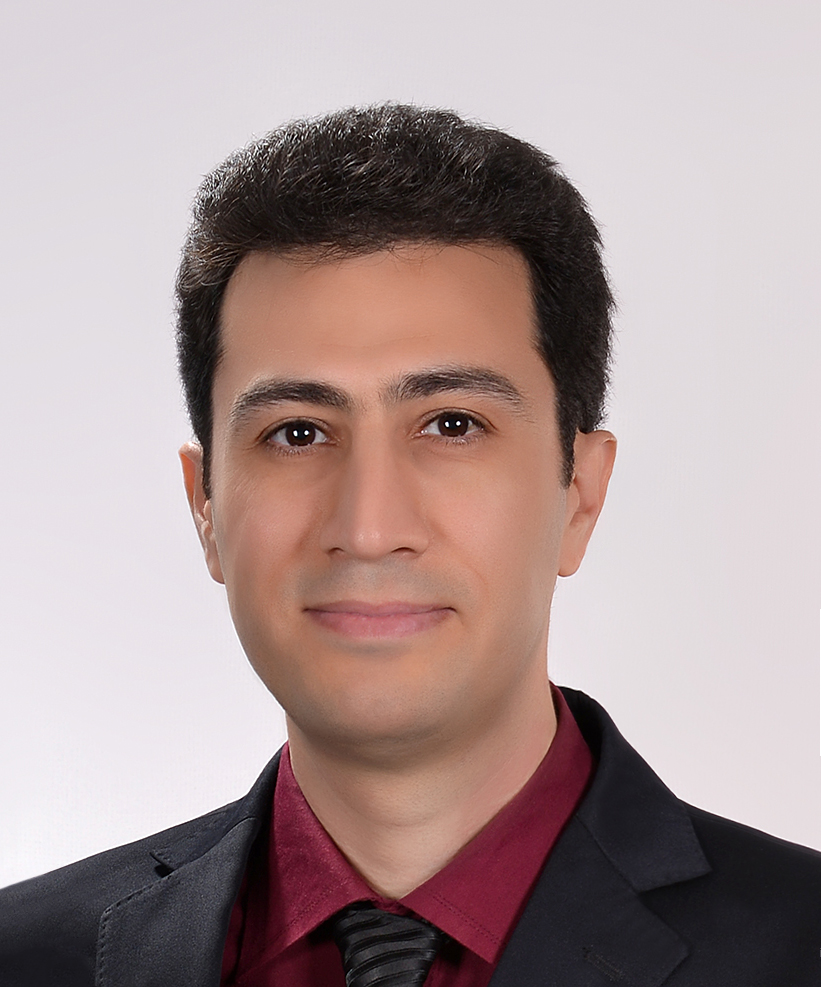
#> input picture image.png, 821 x 987 px
$ python image_contrast.py
#> lines starting #> are read from the running program, lines starting #| are printed output that depends on the picture
# Code by AmirMotefaker

# Image Manipulation


## Contrast

from PIL import Image, ImageEnhance

#read the image
im = Image.open("image.png")
#> im is the input picture: PIL image 821x987 RGB; mean R, G, B 170.3, 151.2, 150.6

#image brightness enhancer
enhancer = ImageEnhance.Contrast(im)

factor = 1 #gives original image
im_output = enhancer.enhance(factor)
im_output.save('image_contrast_original.png')

factor = 0.5 #decrease constrast
im_output = enhancer.enhance(factor)
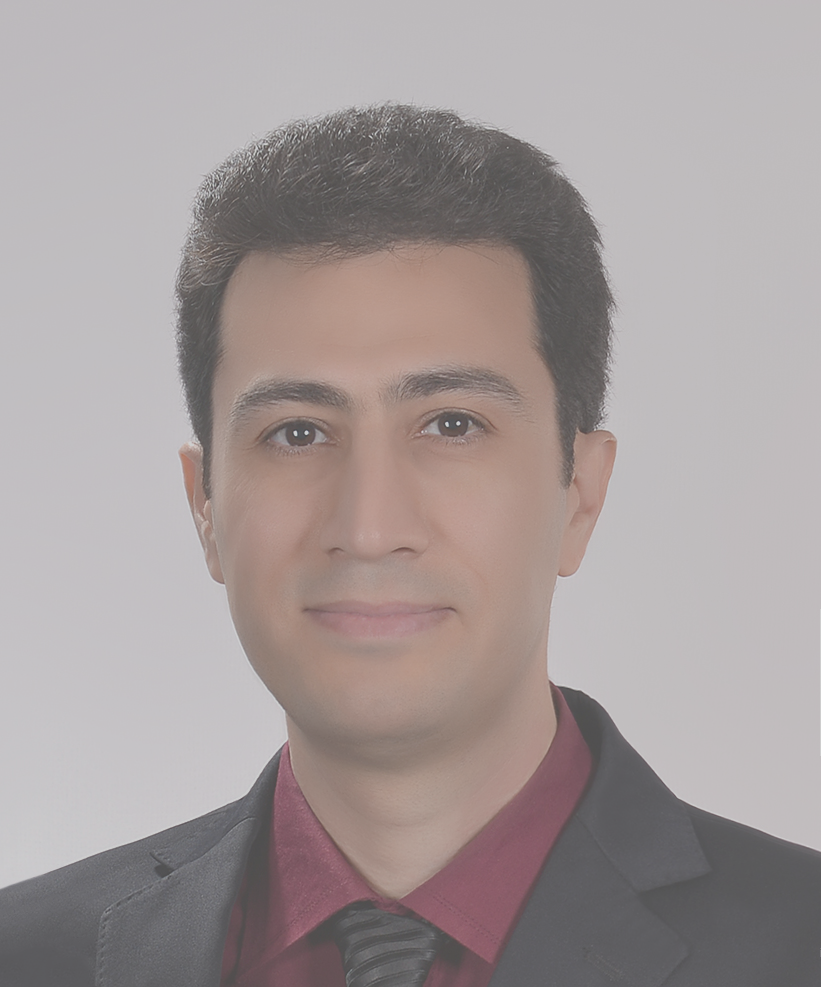
#> im_output: PIL image 821x987 RGB; mean R, G, B 163.4, 153.9, 153.5
im_output.save('image_contrast_less.png')

factor = 1.5 #increase contrast
im_output = enhancer.enhance(factor)
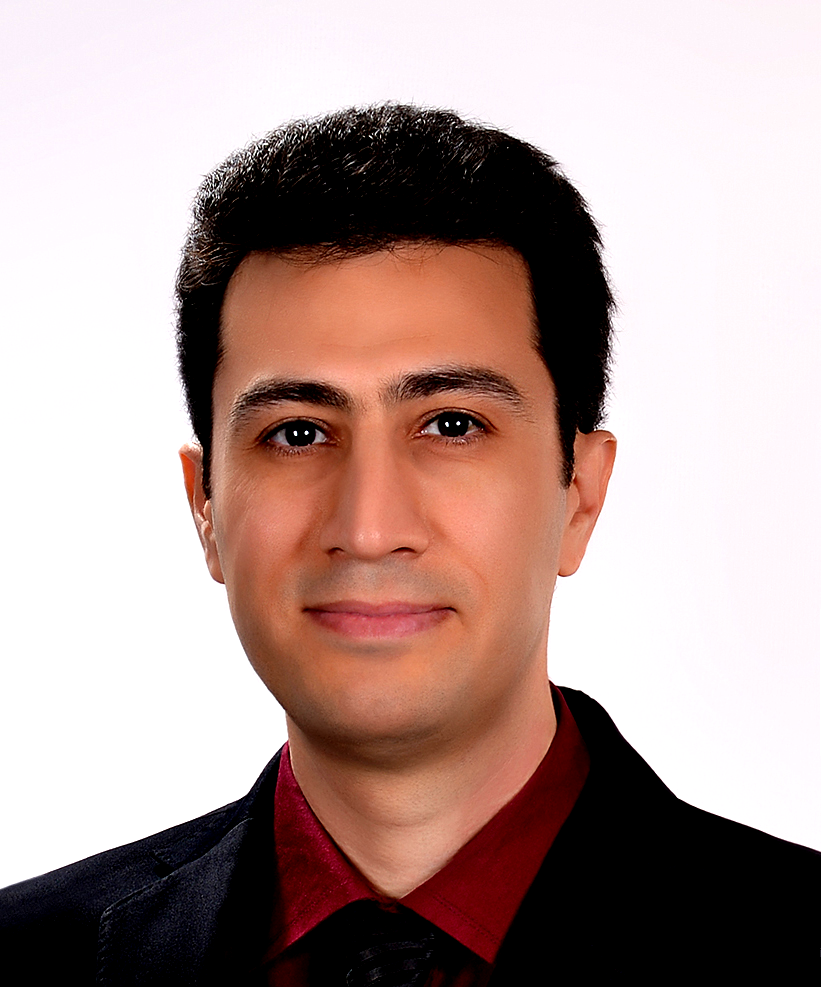
#> im_output: PIL image 821x987 RGB; mean R, G, B 177.7, 154.5, 150.4
im_output.save('image_contrast_more.png')
